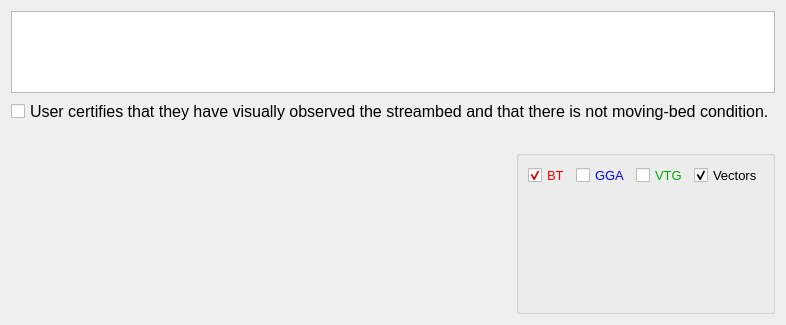
          <widget class="QWidget" name="tab_mbt_2_data">
           <attribute name="title">
            <string>Data</string>
           </attribute>
           <layout class="QGridLayout" name="gridLayout_22">
            <item row="0" column="0">
             <layout class="QVBoxLayout" name="verticalLayout_14" stretch="1,0,0,2">
              <item>
               <widget class="QTableWidget" name="table_moving_bed">
                <property name="font">
                 <font>
                  <pointsize>10</pointsize>
                 </font>
                </property>
               </widget>
              </item>
              <item>
               <widget class="QCheckBox" name="cb_mb_observed_no">
                <property name="font">
                 <font>
                  <pointsize>12</pointsize>
                 </font>
                </property>
                <property name="text">
                 <string>User certifies that they have visually observed the streambed and that there is not moving-bed condition.</string>
                </property>
               </widget>
              </item>
              <item>
               <widget class="QLabel" name="txt_mb_plotted">
                <property name="text">
                 <string/>
                </property>
                <property name="alignment">
                 <set>Qt::AlignCenter</set>
                </property>
               </widget>
              </item>
              <item>
               <layout class="QHBoxLayout" name="horizontalLayout_18" stretch="4,2">
                <item>
                 <widget class="QWidget" name="graph_mb_ts" native="true"/>
                </item>
                <item>
                 <widget class="QGroupBox" name="gb_mb_st">
                  <property name="title">
                   <string/>
                  </property>
                  <layout class="QGridLayout" name="gridLayout_21">
                   <item row="0" column="0">
                    <layout class="QVBoxLayout" name="verticalLayout_13" stretch="1,8">
                     <item>
                      <layout class="QHBoxLayout" name="horizontalLayout_17">
                       <item>
                        <widget class="QCheckBox" name="cb_mb_bt">
                         <property name="palette">
                          <palette>
                           <active>
                            <colorrole role="WindowText">
                             <brush brushstyle="SolidPattern">
                              <color alpha="255">
                               <red>255</red>
                               <green>0</green>
                               <blue>0</blue>
                              </color>
                             </brush>
                            </colorrole>
                            <colorrole role="Text">
                             <brush brushstyle="SolidPattern">
                              <color alpha="255">
                               <red>255</red>
                               <green>0</green>
                               <blue>0</blue>
                              </color>
                             </brush>
                            </colorrole>
                            <colorrole role="PlaceholderText">
                             <brush brushstyle="SolidPattern">
                              <color alpha="128">
                               <red>255</red>
                               <green>0</green>
                               <blue>0</blue>
                              </color>
                             </brush>
                            </colorrole>
                           </active>
                           <inactive>
                            <colorrole role="WindowText">
                             <brush brushstyle="SolidPattern">
                              <color alpha="255">
                               <red>255</red>
                               <green>0</green>
                               <blue>0</blue>
                              </color>
                             </brush>
                            </colorrole>
                            <colorrole role="Text">
                             <brush brushstyle="SolidPattern">
                              <color alpha="255">
                               <red>255</red>
                               <green>0</green>
                               <blue>0</blue>
                              </color>
                             </brush>
                            </colorrole>
                            <colorrole role="PlaceholderText">
                             <brush brushstyle="SolidPattern">
                              <color alpha="128">
                               <red>255</red>
                               <green>0</green>
                               <blue>0</blue>
                              </color>
                             </brush>
                            </colorrole>
                           </inactive>
                           <disabled>
                            <colorrole role="WindowText">
                             <brush brushstyle="SolidPattern">
                              <color alpha="255">
                               <red>120</red>
                               <green>120</green>
                               <blue>120</blue>
                              </color>
                             </brush>
                            </colorrole>
                            <colorrole role="Text">
                             <brush brushstyle="SolidPattern">
                              <color alpha="255">
                               <red>120</red>
                               <green>120</green>
                               <blue>120</blue>
                              </color>
                             </brush>
                            </colorrole>
                            <colorrole role="PlaceholderText">
                             <brush brushstyle="SolidPattern">
                              <color alpha="128">
                               <red>0</red>
                               <green>0</green>
                               <blue>0</blue>
                              </color>
                             </brush>
                            </colorrole>
                           </disabled>
                          </palette>
                         </property>
                         <property name="font">
                          <font>
                           <pointsize>10</pointsize>
                          </font>
                         </property>
                         <property name="text">
                          <string>BT</string>
                         </property>
                         <property name="checked">
                          <bool>true</bool>
                         </property>
                        </widget>
                       </item>
                       <item>
                        <widget class="QCheckBox" name="cb_mb_gga">
                         <property name="palette">
                          <palette>
                           <active>
                            <colorrole role="WindowText">
                             <brush brushstyle="SolidPattern">
                              <color alpha="255">
                               <red>0</red>
                               <green>0</green>
                               <blue>255</blue>
                              </color>
                             </brush>
                            </colorrole>
                           </active>
                           <inactive>
                            <colorrole role="WindowText">
                             <brush brushstyle="SolidPattern">
                              <color alpha="255">
                               <red>0</red>
                               <green>0</green>
                               <blue>255</blue>
                              </color>
                             </brush>
                            </colorrole>
                           </inactive>
                           <disabled>
                            <colorrole role="WindowText">
                             <brush brushstyle="SolidPattern">
                              <color alpha="255">
                               <red>120</red>
                               <green>120</green>
                               <blue>120</blue>
                              </color>
                             </brush>
                            </colorrole>
                           </disabled>
                          </palette>
                         </property>
                         <property name="font">
                          <font>
                           <pointsize>10</pointsize>
                          </font>
                         </property>
                         <property name="text">
                          <string>GGA</string>
                         </property>
                        </widget>
                       </item>
                       <item>
                        <widget class="QCheckBox" name="cb_mb_vtg">
                         <property name="palette">
                          <palette>
                           <active>
                            <colorrole role="WindowText">
                             <brush brushstyle="SolidPattern">
                              <color alpha="255">
                               <red>0</red>
                               <green>170</green>
                               <blue>0</blue>
                              </color>
                             </brush>
                            </colorrole>
                           </active>
                           <inactive>
                            <colorrole role="WindowText">
                             <brush brushstyle="SolidPattern">
                              <color alpha="255">
                               <red>0</red>
                               <green>170</green>
                               <blue>0</blue>
                              </color>
                             </brush>
                            </colorrole>
                           </inactive>
                           <disabled>
                            <colorrole role="WindowText">
                             <brush brushstyle="SolidPattern">
                              <color alpha="255">
                               <red>120</red>
                               <green>120</green>
                               <blue>120</blue>
                              </color>
                             </brush>
                            </colorrole>
                           </disabled>
                          </palette>
                         </property>
                         <property name="font">
                          <font>
                           <pointsize>10</pointsize>
                          </font>
                         </property>
                         <property name="text">
                          <string>VTG</string>
                         </property>
                        </widget>
                       </item>
                       <item>
                        <widget class="QCheckBox" name="cb_mb_vectors">
                         <property name="font">
                          <font>
                           <pointsize>10</pointsize>
                          </font>
                         </property>
                         <property name="text">
                          <string>Vectors</string>
                         </property>
                         <property name="checked">
                          <bool>true</bool>
                         </property>
                        </widget>
                       </item>
                      </layout>
                     </item>
                     <item>
                      <widget class="QWidget" name="graph_mb_st" native="true"/>
                     </item>
                    </layout>
                   </item>
                  </layout>
                 </widget>
                </item>
               </layout>
              </item>
             </layout>
            </item>
           </layout>
          </widget>
